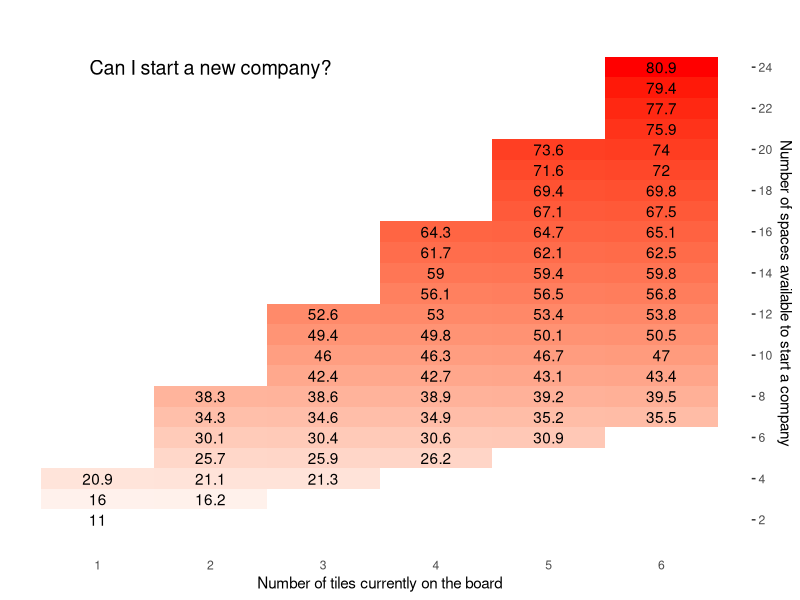

This chart was generated by the following R code:
# David Ebert
# 20 August 2019
# Acquire board game question:
#   What's the probability of being able to start a new company, 
#   given the number of existing tiles on the board and how many 
#   spots are avilable to start a company?

find_p_starting_company = function(n_tiles_played, n_starting_spaces){
  # Too many possible starting spaces
  if(n_tiles_played * 4 < n_starting_spaces){
    return(NA)
  } else if (n_starting_spaces <= (n_tiles_played)){
  # Not enough starting spaces
    return(NA)
  # Some of these combos are also invalid, but we'll show them anyway.
  } else {
    return(1-
             (108 - n_tiles_played - n_starting_spaces) / (108 - n_tiles_played) * 
             (107 - n_tiles_played - n_starting_spaces) / (107 - n_tiles_played) * 
             (106 - n_tiles_played - n_starting_spaces) / (106 - n_tiles_played) * 
             (105 - n_tiles_played - n_starting_spaces) / (105 - n_tiles_played) * 
             (104 - n_tiles_played - n_starting_spaces) / (104 - n_tiles_played) * 
             (103 - n_tiles_played - n_starting_spaces) / (103 - n_tiles_played)  
    )
  }
}

# Common 3 player game
find_p_starting_company(3,12)

# Common 4 player game:
find_p_starting_company(4,14)

# Invalid:
find_p_starting_company(4,1)

for(tiles_played in seq(1,4)){
  for(starting_spaces in seq(4,12)){
   cat("\n\nTiles Played: ", tiles_played,
                "\nStarting Spaces: ", starting_spaces,
                "\nProb of starting a chain: ", find_p_starting_company(tiles_played, starting_spaces))
  }
}



### Make Heatmap

df <- expand.grid(tiles_played = seq(1,6),
                  starting_spaces = seq(2,24)
)

i = 1
for(starting_spaces in seq(2,24)){
  for(tiles_played in seq(1,6)){
      df[i,"prob_starting"] = find_p_starting_company(tiles_played, starting_spaces) * 100
    i = i + 1
  }
}


require(ggplot2)
theme_set(theme_bw())
ggplot(data = df, aes(y = starting_spaces, x = tiles_played)) +
  geom_tile(aes(fill = prob_starting)) +
  geom_text(aes(label = round(prob_starting, 1))) + 
  scale_fill_gradient(low = "white", high = "red", na.value = "white") + 
  theme(panel.background = element_blank(), 
        panel.grid = element_blank(),
        axis.ticks.x = element_blank(),
        panel.border = element_blank(),
        legend.position = "none") +
  labs(#title="Can I Start a New Company?",
       title="",
       x="Number of tiles currently on the board",
       y="Number of spaces available to start a company") +
  scale_x_continuous(breaks=seq(1,6,1)) +
  scale_y_continuous(breaks=seq(2,24,2), position = "right") +
  annotate("text", x = c(2), y = c(24), 
           label = c("Can I start a new company?"), 
           color="black", size=5)
